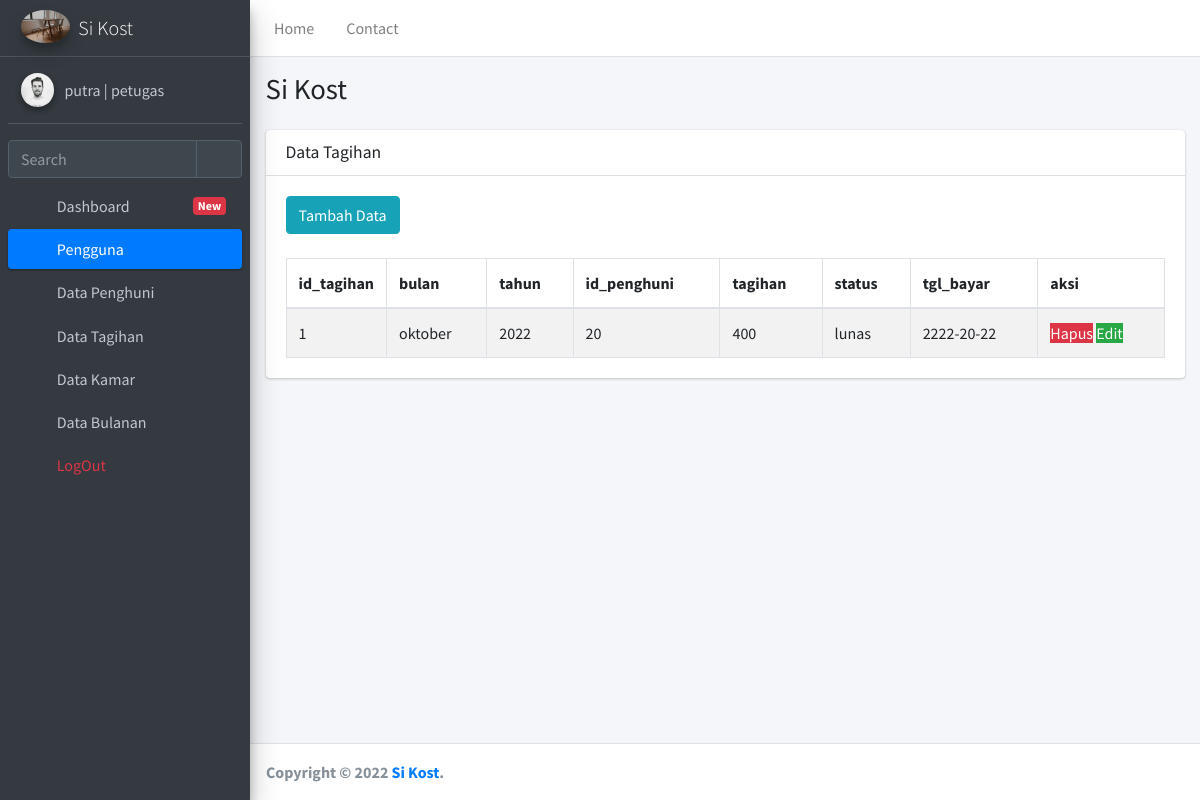
Screenshot of /app/index.php?page=data-tagihan (signed in) with the database file from the repository.
### tables this page shows
CREATE TABLE `tb_tagihan` (
  `id_tagihan` int(11) NOT NULL,
  `bulan` varchar(15) NOT NULL,
  `tahun` varchar(4) NOT NULL,
  `id_penghuni` int(20) NOT NULL,
  `tagihan` int(45) NOT NULL,
  `status` varchar(20) NOT NULL,
  `tgl_bayar` varchar(20) NOT NULL
);

### app/data_tagihan.php (the view, shortened to what this page needs)
<section class="content">
  <div class="container-fluid">
    <div class="row">
      <div class="col-12">
        <div class="card">
          <div class="card-header">
            <h3 class="card-title">Data Tagihan</h3>
          </div>
          <div class="card-body">
          <button type="button" class="btn btn-info" data-toggle="modal" data-target="#modal-lg">
              Tambah Data
            </button>
            <br></br>
            <table id="example1" class="table table-bordered table-striped">
              <thead>
              <tr>
                <th>id_tagihan</th>
                <th>bulan</th>
                <th>tahun</th>
                <th>id_penghuni</th>
                <th>tagihan</th>
                <th>status</th>
                <th>tgl_bayar</th>
                <th>aksi</th>
              </tr>
              </thead>
              <tbody>
                <?php
                $query = mysqli_query($koneksi,"SELECT * FROM tb_tagihan");
                while($tagihan = mysqli_fetch_array($query)){
                ?>
              <tr>
                <td width='5%'><?php echo $tagihan['id_tagihan'];?></td>
                <td><?php echo $tagihan['bulan'];?></td>
                <td><?php echo $tagihan['tahun'];?></td>
                <td><?php echo $tagihan['id_penghuni'];?></td>
                <td><?php echo $tagihan['tagihan'];?></td>
                <td><?php echo $tagihan['status'];?></td>
                <td><?php echo $tagihan['tgl_bayar'];?></td>
                <td>
                  <a onclick="hapus_data1(<?php echo $tagihan['id_tagihan'];?>)" class="btn-btn-sm btn-danger">Hapus</a>
                  <a href="index.php?page=edit-data1&& id_tagihan=<?php echo $tagihan ['id_tagihan'];?>" class="btn-btn-sm btn-success">Edit</a>
                </td>
              </tr>
              <?php }?>
              </tbody>
            </table>
          </div>
        </div>
      </div>
    </div>
  </div>
</section>

### rows the page displays
tb_tagihan: id_tagihan "1", bulan "oktober", tahun "2022", id_penghuni "20", tagihan "400", status "lunas", tgl_bayar "2222-20-22"

### other values shown
$_SESSION['nama'] "putra"
$_SESSION['level'] "petugas"
